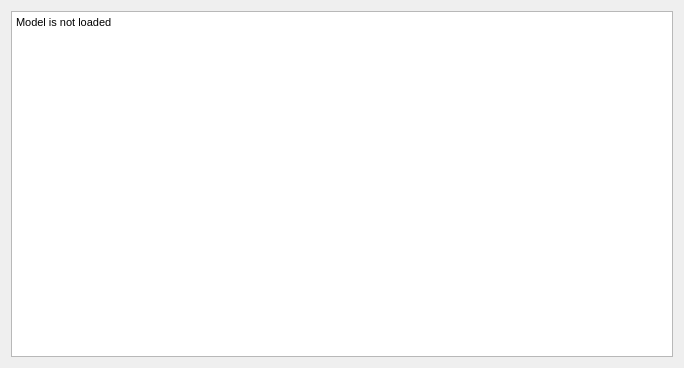
<?xml version="1.0" encoding="UTF-8"?>
<ui version="4.0">
 <class>LoadedModelWidgetBase</class>
 <widget class="QWidget" name="LoadedModelWidgetBase">
  <property name="geometry">
   <rect>
    <x>0</x>
    <y>0</y>
    <width>684</width>
    <height>368</height>
   </rect>
  </property>
  <property name="windowTitle">
   <string/>
  </property>
  <layout class="QGridLayout" name="gridLayout">
   <item row="0" column="0">
    <widget class="QTextEdit" name="loadedModelTextEdit">
     <property name="undoRedoEnabled">
      <bool>false</bool>
     </property>
     <property name="readOnly">
      <bool>true</bool>
     </property>
     <property name="html">
      <string>&lt;!DOCTYPE HTML PUBLIC &quot;-//W3C//DTD HTML 4.0//EN&quot; &quot;http://www.w3.org/TR/REC-html40/strict.dtd&quot;&gt;
&lt;html&gt;&lt;head&gt;&lt;meta name=&quot;qrichtext&quot; content=&quot;1&quot; /&gt;&lt;style type=&quot;text/css&quot;&gt;
p, li { white-space: pre-wrap; }
&lt;/style&gt;&lt;/head&gt;&lt;body style=&quot; font-family:'MS Shell Dlg 2'; font-size:8.25pt; font-weight:400; font-style:normal;&quot;&gt;
&lt;p style=&quot; margin-top:0px; margin-bottom:0px; margin-left:0px; margin-right:0px; -qt-block-indent:0; text-indent:0px;&quot;&gt;Model is not loaded&lt;/p&gt;&lt;/body&gt;&lt;/html&gt;</string>
     </property>
    </widget>
   </item>
  </layout>
 </widget>
 <resources/>
 <connections/>
</ui>
